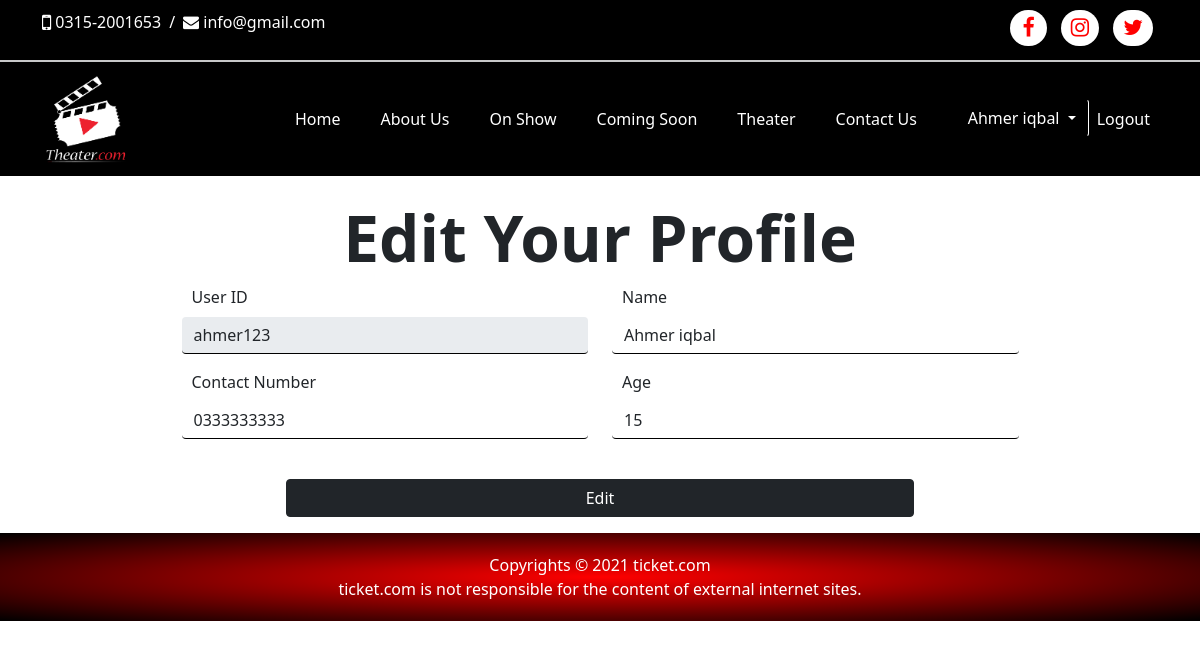
/Site/editProfile.php (signed in), run on an earlier commit of the app's database.
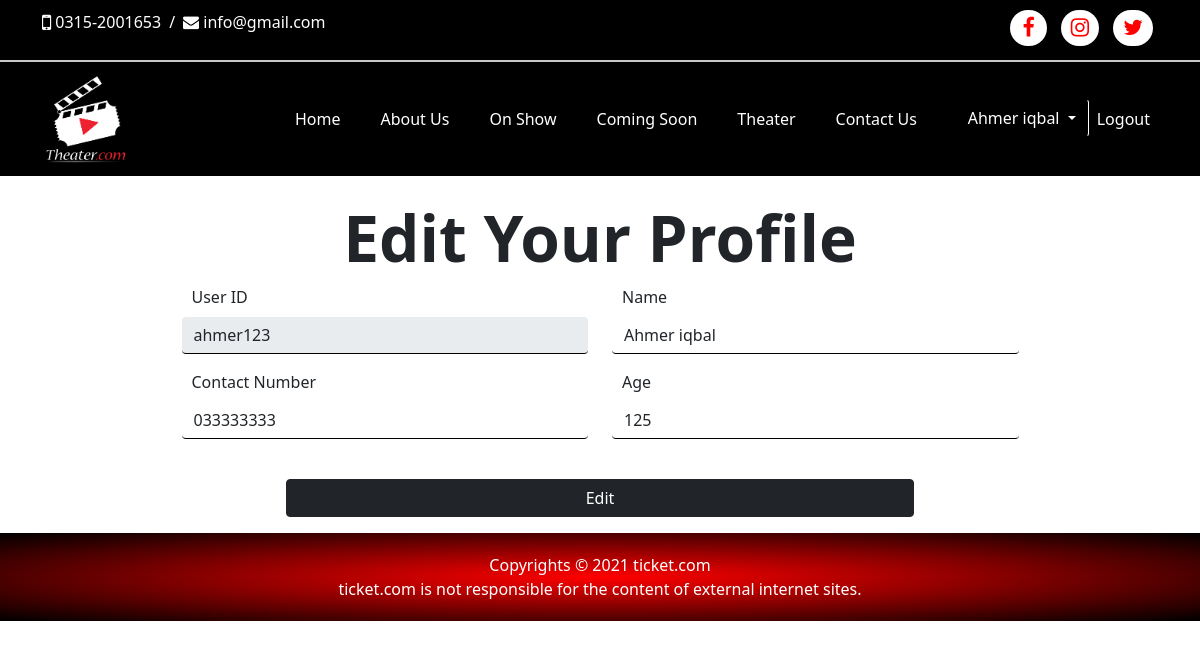
And on a later commit of the database.
### tables this page shows
CREATE TABLE `user` (
  `user_id` char(20) NOT NULL,
  `user_name` char(100) NOT NULL,
  `user_password` char(100) NOT NULL,
  `user_contactNo` char(11) DEFAULT NULL,
  `user_age` int(100) NOT NULL
);

### Site/editProfile.php (the view, shortened to what this page needs)
<!DOCTYPE html>
<html lang="en">
<head>
</head>
<body>
    <?php
        if(isset($_SESSION['User']))
        {
        $conn = mysqli_connect('localhost', 'root', '', 'movie_booking_system');
        $id = $_SESSION['User'];
        $query = "SELECT * FROM user WHERE user_id = '$id'";
        $result = mysqli_query($conn, $query);
        while($row = mysqli_fetch_array($result)){
            $name = $row['user_name'];
            $contact = $row['user_contactNo'];
            $age = $row['user_age'];
        }
        echo '<hr class="hr">';
        include '..\Assets\navbar.php';
    ?>
    <div class="contact-us">
        <div class="container mb-3">
            <div class="heading">
                <h1 class="display-3 text-center">
                    Edit Your Profile
                </h1>
            </div>
            <div class="form w-75 mx-auto">
                <form action="user-edit.php" method="POST">
                    <div class="row">
                        <div class="col-md-6">
                            <div class="mb-3">
                                <label class="form-label">User ID</label>
                                <input type="text" class="form-control" value="<?php echo $id; ?>" name="user_id" disabled>
                            </div>
                        </div>
                        <div class="col-md-6">
                            <div class="mb-3">
                                <label class="form-label">Name</label>
                                <input type="text" class="form-control" value="<?php echo $name; ?>" name="user_name">
                            </div>
                        </div>
                    </div>
                    <div class="row">
                        <div class="col-md-6">
                            <div class="mb-3">
                                <label class="form-label">Contact Number</label>
                                <input type="text" class="form-control" value="<?php echo $contact; ?>" name="user_contactNo">
                            </div>
                        </div>
                        <div class="col-md-6">
                            <div class="mb-3">
                                <label class="form-label">Age</label>
                                <input type="text" class="form-control" value="<?php echo $age; ?>" name="user_age">
                            </div>
                        </div>
                    </div>
                    <div class="d-grid gap-2 mt-4 w-75 mx-auto">
                        <button class="btn btn-dark" type="submit" name="submit" value="submit">Edit</button>
                    </div>
                </form>
            </div>
        </div>
    </div>
    <?php
        }
        else{
            header('location:login.php');
        mysqli_close($conn);
        }
    ?>
</body>
</html>

What changed in the data, as far as the page shows it:
changed user "Ahmer iqbal": user_contactNo "0333333333" → "033333333"; user_age "15" → "125"
